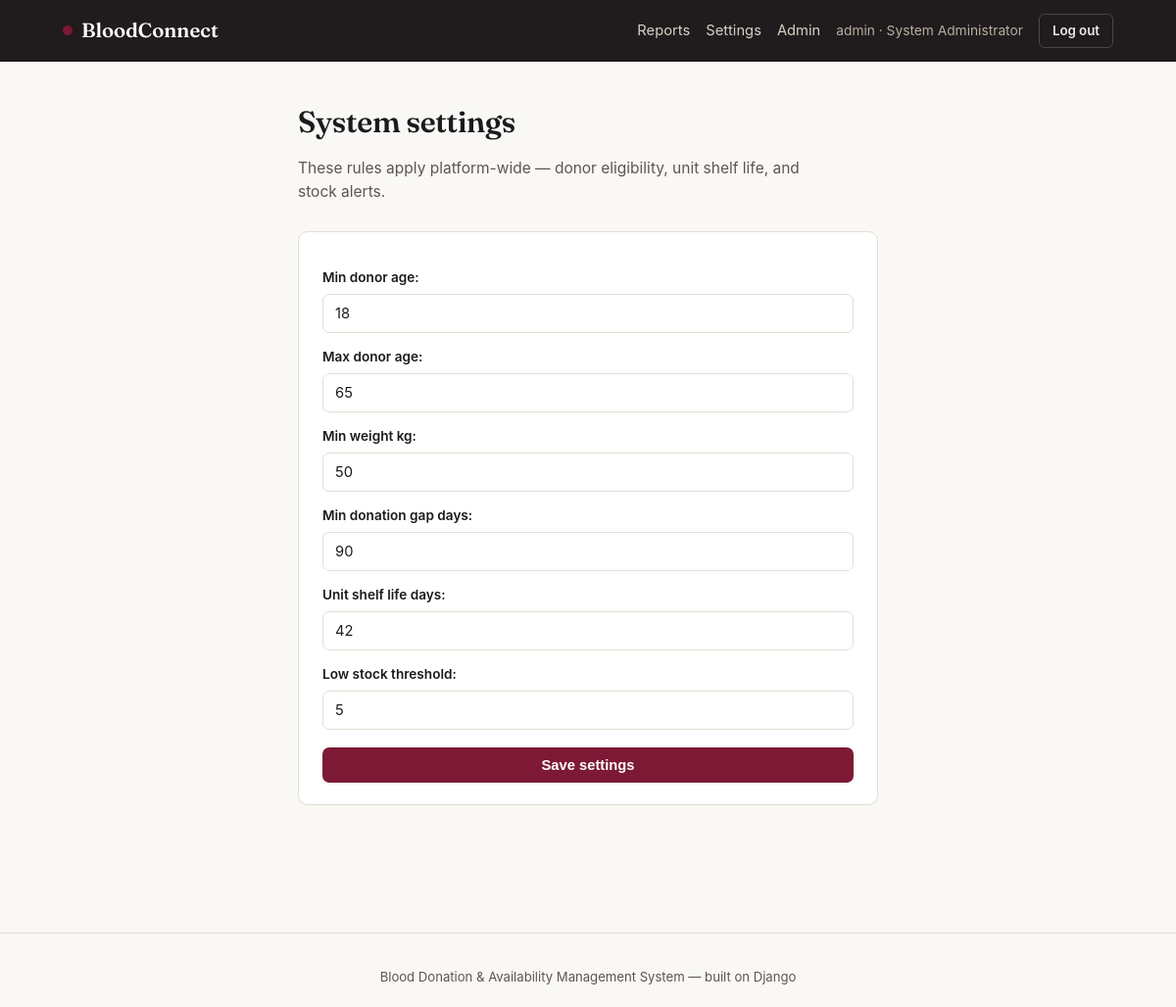
/settings/ (signed in), run on the app's committed database.
### core/models.py (models this page shows, shortened)
class User(AbstractUser):
    class Role(models.TextChoices):
        DONOR = "DONOR", "Donor"
        STAFF = "STAFF", "Blood Bank Staff"
        HOSPITAL = "HOSPITAL", "Hospital / Recipient"
        ADMIN = "ADMIN", "System Administrator"
    role = models.CharField(max_length=10, choices=Role.choices, default=Role.DONOR)
    phone = models.CharField(max_length=15, blank=True)

class SystemSetting(models.Model):
    min_donor_age = models.PositiveIntegerField(default=18)
    max_donor_age = models.PositiveIntegerField(default=65)
    min_weight_kg = models.PositiveIntegerField(default=50)
    min_donation_gap_days = models.PositiveIntegerField(default=90)
    unit_shelf_life_days = models.PositiveIntegerField(default=42)
    low_stock_threshold = models.PositiveIntegerField(default=5)
    @classmethod
    def load(cls):
        obj, _ = cls.objects.get_or_create(pk=1)
        return obj

### core/views.py (the view)
# urls.py: path("settings/", views.settings_view, name="settings_view"),
@login_required
@user_passes_test(is_admin_role)
def settings_view(request):
    settings = SystemSetting.load()
    if request.method == "POST":
        form = SystemSettingForm(request.POST, instance=settings)
        if form.is_valid():
            form.save()
            messages.success(request, "System settings updated.")
            return redirect("settings_view")
    else:
        form = SystemSettingForm(instance=settings)
    return render(request, "core/settings.html", {"form": form})

### core/forms.py
class SystemSettingForm(forms.ModelForm):
    class Meta:
        model = SystemSetting
        fields = ["min_donor_age", "max_donor_age", "min_weight_kg", "min_donation_gap_days",
                  "unit_shelf_life_days", "low_stock_threshold"]

### core/context_processors.py (called while the page is built)
def notifications(request):
    if request.user.is_authenticated:
        count = request.user.notifications.filter(is_read=False).count()
        return {"unread_notification_count": count}
    return {"unread_notification_count": 0}

### core/views.py (called while the page is built)
def is_admin_role(u):
    return u.is_authenticated and u.role == User.Role.ADMIN

### templates/core/settings.html (shortened to what this page needs)
{% extends "base.html" %}
{% block content %}
<div class="container-narrow">
  <div class="page-head"><div><h1>System settings</h1><p>These rules apply platform-wide — donor eligibility, unit shelf life, and stock alerts.</p></div></div>
  <div class="panel">
    <form method="post">
      {{ form.as_p }}
      <button class="btn btn-primary" style="width:100%; margin-top:18px;" type="submit">Save settings</button>
    </form>
  </div>
</div>
{% endblock %}

### templates/base.html (shortened to what this page needs)
<!DOCTYPE html>
<html lang="en">
<head>
{% load static %}
</head>
<body>
<div class="topbar">
  <div class="container">
    <a href="{% url 'home' %}" class="brand"><span class="dot"></span>BloodConnect</a>
    <div class="topbar-right">
      {% if user.is_authenticated %}
        {% if user.role == "STAFF" or user.role == "ADMIN" %}
          <a href="{% url 'reports_view' %}" class="link">Reports</a>
        {% endif %}
        {% if user.role == "ADMIN" %}
          <a href="{% url 'settings_view' %}" class="link">Settings</a>
          <a href="/admin/" class="link">Admin</a>
        {% endif %}
        <span class="who">{{ user.username }} · {{ user.get_role_display }}</span>
        <a href="{% url 'logout' %}" class="btn btn-ghost-light btn-sm">Log out</a>
      {% else %}
        <a href="{% url 'login' %}" class="link">Log in</a>
        <a href="{% url 'signup_donor' %}" class="btn btn-primary btn-sm">Become a donor</a>
      {% endif %}
    </div>
  </div>
</div>
<div class="page">
  <div class="container">
    {% block content %}{% endblock %}
  </div>
</div>
<footer>Blood Donation &amp; Availability Management System — built on Django</footer>
</body>
</html>

### data on the page
User: username "admin", role "System Administrator"
SystemSetting: min_donor_age "18", max_donor_age "65", min_weight_kg "50", min_donation_gap_days "90", unit_shelf_life_days "42", low_stock_threshold "5"
